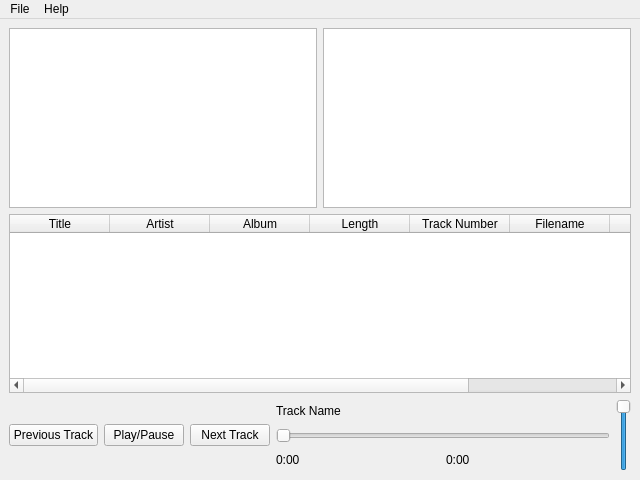
<?xml version="1.0" encoding="UTF-8"?>
<ui version="4.0">
 <class>MainWindow</class>
 <widget class="QMainWindow" name="MainWindow">
  <property name="geometry">
   <rect>
    <x>0</x>
    <y>0</y>
    <width>640</width>
    <height>480</height>
   </rect>
  </property>
  <property name="windowTitle">
   <string>SpaceAudio</string>
  </property>
  <widget class="QWidget" name="centralwidget">
   <layout class="QGridLayout" name="gridLayout">
    <item row="0" column="0">
     <layout class="QVBoxLayout" name="verticalLayout">
      <item>
       <layout class="QHBoxLayout" name="horizontalLayout">
        <item>
         <widget class="QListWidget" name="ArtistList">
          <property name="sortingEnabled">
           <bool>false</bool>
          </property>
         </widget>
        </item>
        <item>
         <widget class="QListWidget" name="AlbumList"/>
        </item>
       </layout>
      </item>
      <item>
       <widget class="QTableWidget" name="TrackTable">
        <property name="showGrid">
         <bool>true</bool>
        </property>
        <property name="gridStyle">
         <enum>Qt::SolidLine</enum>
        </property>
        <property name="sortingEnabled">
         <bool>true</bool>
        </property>
        <attribute name="horizontalHeaderShowSortIndicator" stdset="0">
         <bool>true</bool>
        </attribute>
        <attribute name="horizontalHeaderStretchLastSection">
         <bool>false</bool>
        </attribute>
        <attribute name="verticalHeaderVisible">
         <bool>false</bool>
        </attribute>
        <attribute name="verticalHeaderHighlightSections">
         <bool>true</bool>
        </attribute>
        <attribute name="verticalHeaderShowSortIndicator" stdset="0">
         <bool>false</bool>
        </attribute>
        <column>
         <property name="text">
          <string>Title</string>
         </property>
        </column>
        <column>
         <property name="text">
          <string>Artist</string>
         </property>
        </column>
        <column>
         <property name="text">
          <string>Album</string>
         </property>
        </column>
        <column>
         <property name="text">
          <string>Length</string>
         </property>
        </column>
        <column>
         <property name="text">
          <string>Track Number</string>
         </property>
        </column>
        <column>
         <property name="text">
          <string>Filename</string>
         </property>
        </column>
        <column>
         <property name="text">
          <string>Path</string>
         </property>
        </column>
        <column>
         <property name="text">
          <string>File Size</string>
         </property>
        </column>
       </widget>
      </item>
      <item>
       <layout class="QHBoxLayout" name="horizontalLayout_2">
        <item>
         <widget class="QPushButton" name="PreviousTrack">
          <property name="text">
           <string>Previous Track</string>
          </property>
         </widget>
        </item>
        <item>
         <widget class="QPushButton" name="PlayPause">
          <property name="text">
           <string>Play/Pause</string>
          </property>
         </widget>
        </item>
        <item>
         <widget class="QPushButton" name="NextTrack">
          <property name="text">
           <string>Next Track</string>
          </property>
         </widget>
        </item>
        <item>
         <layout class="QVBoxLayout" name="verticalLayout_2">
          <item>
           <widget class="QLabel" name="TrackName">
            <property name="text">
             <string>Track Name</string>
            </property>
           </widget>
          </item>
          <item>
           <widget class="QSlider" name="TrackSlider">
            <property name="orientation">
             <enum>Qt::Horizontal</enum>
            </property>
           </widget>
          </item>
          <item>
           <layout class="QHBoxLayout" name="horizontalLayout_3">
            <item>
             <widget class="QLabel" name="ElapsedTime">
              <property name="text">
               <string>0:00</string>
              </property>
             </widget>
            </item>
            <item>
             <widget class="QLabel" name="TrackLength">
              <property name="text">
               <string>0:00</string>
              </property>
             </widget>
            </item>
           </layout>
          </item>
         </layout>
        </item>
        <item>
         <widget class="QSlider" name="VolumeSlider">
          <property name="maximum">
           <number>100</number>
          </property>
          <property name="singleStep">
           <number>5</number>
          </property>
          <property name="value">
           <number>100</number>
          </property>
          <property name="orientation">
           <enum>Qt::Vertical</enum>
          </property>
         </widget>
        </item>
       </layout>
      </item>
     </layout>
    </item>
   </layout>
  </widget>
  <widget class="QMenuBar" name="menubar">
   <property name="geometry">
    <rect>
     <x>0</x>
     <y>0</y>
     <width>640</width>
     <height>21</height>
    </rect>
   </property>
   <widget class="QMenu" name="menuFile">
    <property name="title">
     <string>File</string>
    </property>
    <addaction name="actionOpen_File_s"/>
    <addaction name="actionManage_Library"/>
    <addaction name="actionRescan_Library"/>
    <addaction name="actionRescan_Library_Full"/>
   </widget>
   <widget class="QMenu" name="menuHelp">
    <property name="title">
     <string>Help</string>
    </property>
    <addaction name="actionAbout"/>
    <addaction name="actionSource_Code"/>
    <addaction name="actionContact"/>
   </widget>
   <addaction name="menuFile"/>
   <addaction name="menuHelp"/>
  </widget>
  <action name="actionOpen_File_s">
   <property name="text">
    <string>Open Files</string>
   </property>
   <property name="shortcut">
    <string>Ctrl+N</string>
   </property>
  </action>
  <action name="actionManage_Library">
   <property name="text">
    <string>Manage Library</string>
   </property>
   <property name="shortcut">
    <string>Ctrl+M</string>
   </property>
  </action>
  <action name="actionAbout">
   <property name="text">
    <string>About</string>
   </property>
  </action>
  <action name="actionSource_Code">
   <property name="text">
    <string>Source Code</string>
   </property>
  </action>
  <action name="actionContact">
   <property name="text">
    <string>Contact</string>
   </property>
  </action>
  <action name="actionRescan_Library">
   <property name="text">
    <string>Rescan Library</string>
   </property>
   <property name="shortcut">
    <string>Ctrl+R</string>
   </property>
  </action>
  <action name="actionRescan_Library_Full">
   <property name="text">
    <string>Rescan Library (Full)</string>
   </property>
   <property name="shortcut">
    <string>Ctrl+T</string>
   </property>
  </action>
 </widget>
 <resources/>
 <connections/>
</ui>
